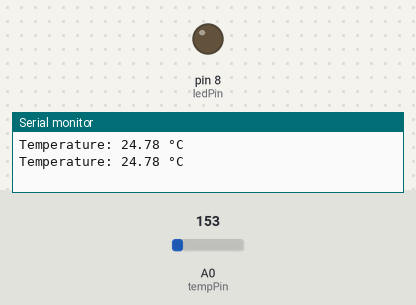
The sketch below on a simulated Arduino Uno, built with avr-gcc and run on an emulated ATmega328P. Shown: output pins drawn as LEDs (lit = HIGH), the last lines printed to the serial monitor. The test bench sets the inputs (shaded band); at power-on: A0 (tempPin) = 153.

Above: at 1.8 s.
1.9 s: A0 (tempPin) set to 165
3.4 s: A0 (tempPin) set to 192
At 4.8 s:
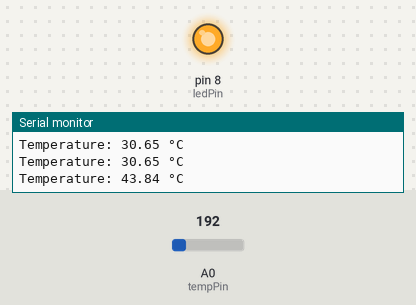
5.5 s: A0 (tempPin) set to 133
At 6.4 s:
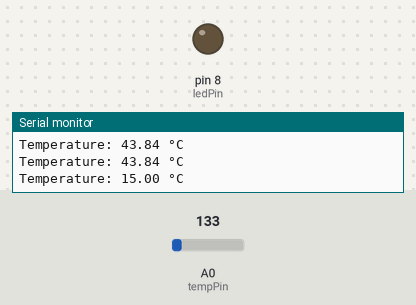
7.5 s: A0 (tempPin) set to 175
At 9.1 s:
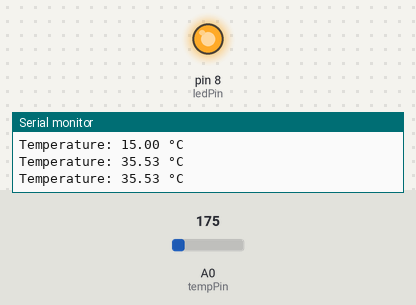
Timing chart, 0 to 10.5 s (numbered marks = the images above; inputs shaded):
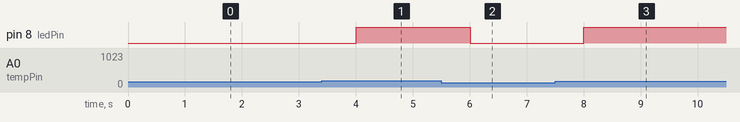

Measured:
- the behaviour switches between 173 and 174 on A0 (tempPin) (found by bisection; images 0 and 1)
- after the input at 3.4 s, pin 8 (ledPin): LOW → HIGH after 0.60 s
- after the input at 5.5 s, pin 8 (ledPin): HIGH → LOW after 0.51 s
- after the input at 7.5 s, pin 8 (ledPin): LOW → HIGH after 0.51 s

The sketch:

temperature_monitor.ino
```cpp
const int tempPin = A0;
const int ledPin = 8; // Optional LED for alert

void setup() {
  Serial.begin(9600);
  pinMode(ledPin, OUTPUT);
}

void loop() {
  int sensorValue = analogRead(tempPin);
  float voltage = sensorValue * (5.0 / 1023.0); // Convert to voltage (0–5V)
  float temperatureC = (voltage - 0.5) * 100.0; // TMP36 conversion

  Serial.print("Temperature: ");
  Serial.print(temperatureC);
  Serial.println(" °C");

  if (temperatureC > 35) {
    digitalWrite(ledPin, HIGH); // Turn on LED
  } else {
    digitalWrite(ledPin, LOW);
  }

  delay(1000);
}
```
